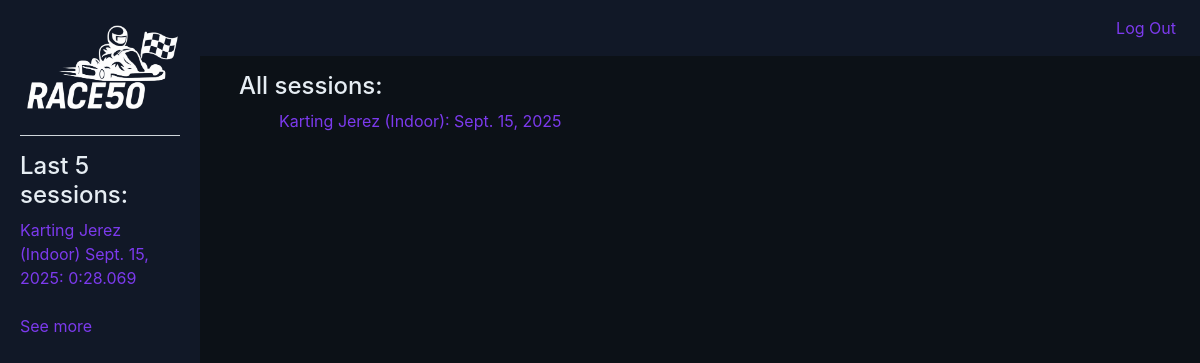
The app's page /race50/sessions (signed in), older data.
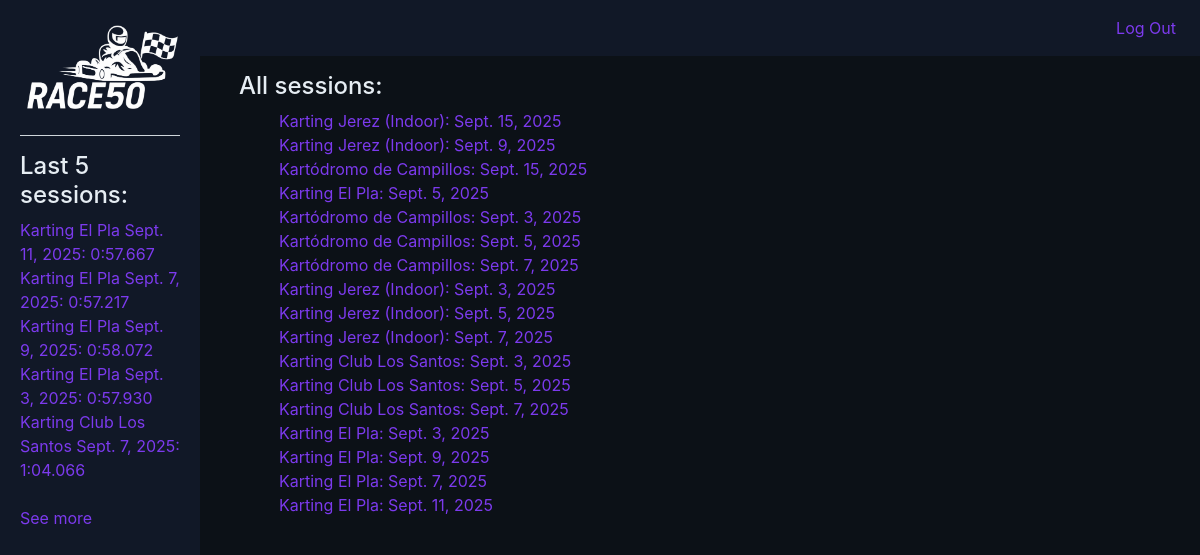
The same page, newer data.
### race50/models.py (models this page shows, shortened)
class Session(models.Model):
    user = models.ForeignKey(settings.AUTH_USER_MODEL, on_delete=models.CASCADE, related_name="sessions")
    external_id = models.CharField(max_length=200, null=True, blank=True)
    track = models.CharField(max_length=100)
    date = models.DateField()
    laps_count = models.PositiveIntegerField()
    best_lap_ms = models.PositiveIntegerField()
    best_lap_number = models.PositiveIntegerField()
    worst_lap_ms = models.PositiveIntegerField()
    avg_lap_ms = models.PositiveIntegerField()
    tbl_ms = models.PositiveIntegerField()
    consistency_percent = models.FloatField()
    notes = models.TextField(blank=True)
    created_at = models.DateTimeField(auto_now_add=True)
    class Meta:
        indexes = [models.Index(fields=["user", "date"])]

### race50/views.py (the view)
# urls.py: path("sessions", views.sessions, name="sessions"),
@login_required
def sessions(request):
    sessions = (Session.objects.filter(user=request.user))
    return render(request, "race50/sessions.html", {
        "sessions": sessions
    })

### race50/templatetags/race50_extras.py (called while the page is built)
@register.filter(name="format_ms")
def format_ms(ms):
    try:
        ms = int(ms)
    except (TypeError, ValueError):
        return ""  # or return ms
    minutes = ms // 60000
    seconds = (ms % 60000) // 1000
    millis  = ms % 1000
    return f"{minutes}:{seconds:02d}.{millis:03d}"

### race50/views.py (called while the page is built)
def global_context(request):
    if request.user.is_authenticated:
        last_five = Session.objects.filter(user=request.user).order_by('-created_at')[:5]
        return {
            "last_five": last_five
        }
    else:
        last_five = Session.objects.none()
        return {
            "last_five": last_five
        }

### race50/templates/race50/sessions.html (shortened to what this page needs)
{% extends "race50/layout.html" %}
{% load static %}
{% load race50_extras %}
{% block body %}
    <div class="container">
        <h4>All sessions:</h4>
        <ul>
            {% for session in sessions %}
                <li>
                    <a href="{% url 'session' session.id %}">{{ session.track }}: {{ session.date }}</a>
                </li>
            {% endfor %}
        </ul>
    </div>
{% endblock %}

### race50/templates/race50/layout.html (shortened to what this page needs)
{% load static %}
{% load race50_extras %}
<!DOCTYPE html>
<html lang="en">
    <head>
        <link rel="stylesheet" href="https://stackpath.bootstrapcdn.com/bootstrap/4.4.1/css/bootstrap.min.css">
        <link rel="stylesheet" href="{% static 'race50/css/style.css' %}">
    </head>
    <body>
        <div class="container-fluid">
            <div class="row g-0">
            <div class="sidebar col-lg-2 col-md-3">
                <div class="logo-wrap">
                <a href="{% url 'index' %}">
                    <img class="logo" src="{% static 'race50/images/RACE50 - logo.png' %}" alt="Race50 Logo">
                </a>
                </div>
                <hr>
                {% block nav %}
                <div>
                    {% if user.is_authenticated %}
                        <h4>Last 5 sessions:</h4>
                        {% if last_five %}
                            {% for session in last_five %}
                                <a href="{% url 'session' session.id %}">{{ session.track }} {{ session.date }}: {{ session.best_lap_ms|format_ms }}</a><br>
                            {% endfor %}
                            <br>
                            <a href="{% url 'sessions' %}">See more</a>
                        {% else %}
                            <h6>No sessions yet.</h6>
                        {% endif %}
                    {% endif %}
                </div>
                {% endblock %}
            </div>
            <div class="main col-lg-10 col-md-9">
                <nav class="navbar navbar-expand-lg">
                <div class="container-fluid px-0">
                    <ul class="navbar-nav ml-auto">
                    {% if user.is_authenticated %}
                        <li class="nav-item">
                        <a class="nav-link" href="{% url 'logout' %}">Log Out</a>
                        </li>
                    {% endif %}
                    </ul>
                </div>
                </nav>
                <div class="inside-body">
                {% block body %}{% endblock %}
                </div>
            </div>
            </div>
        </div>
    </body>
</html>

Row changes from the older to the newer data that the page shows:
no longer on one of the page's lists (row unchanged): Session: track "Karting Jerez (Indoor)", date "Sept. 15, 2025", best_lap_ms "0:28.069"
added Session: track "Karting El Pla", date "Sept. 11, 2025", best_lap_ms "0:57.667"
added Session: track "Karting El Pla", date "Sept. 7, 2025", best_lap_ms "0:57.217"
added Session: track "Karting El Pla", date "Sept. 9, 2025", best_lap_ms "0:58.072"
added Session: track "Karting El Pla", date "Sept. 3, 2025", best_lap_ms "0:57.930"
added Session: track "Karting Club Los Santos", date "Sept. 7, 2025", best_lap_ms "1:04.066"
added Session: track "Karting Jerez (Indoor)", date "Sept. 9, 2025", shown under "All sessions:"
added Session: track "Kartódromo de Campillos", date "Sept. 15, 2025", shown under "All sessions:"
added Session: track "Karting El Pla", date "Sept. 5, 2025", shown under "All sessions:"
added Session: track "Kartódromo de Campillos", date "Sept. 3, 2025", shown under "All sessions:"
added Session: track "Kartódromo de Campillos", date "Sept. 5, 2025", shown under "All sessions:"
added Session: track "Kartódromo de Campillos", date "Sept. 7, 2025", shown under "All sessions:"
added Session: track "Karting Jerez (Indoor)", date "Sept. 3, 2025", shown under "All sessions:"
added Session: track "Karting Jerez (Indoor)", date "Sept. 5, 2025", shown under "All sessions:"
added Session: track "Karting Jerez (Indoor)", date "Sept. 7, 2025", shown under "All sessions:"
added Session: track "Karting Club Los Santos", date "Sept. 3, 2025", shown under "All sessions:"
added Session: track "Karting Club Los Santos", date "Sept. 5, 2025", shown under "All sessions:"
